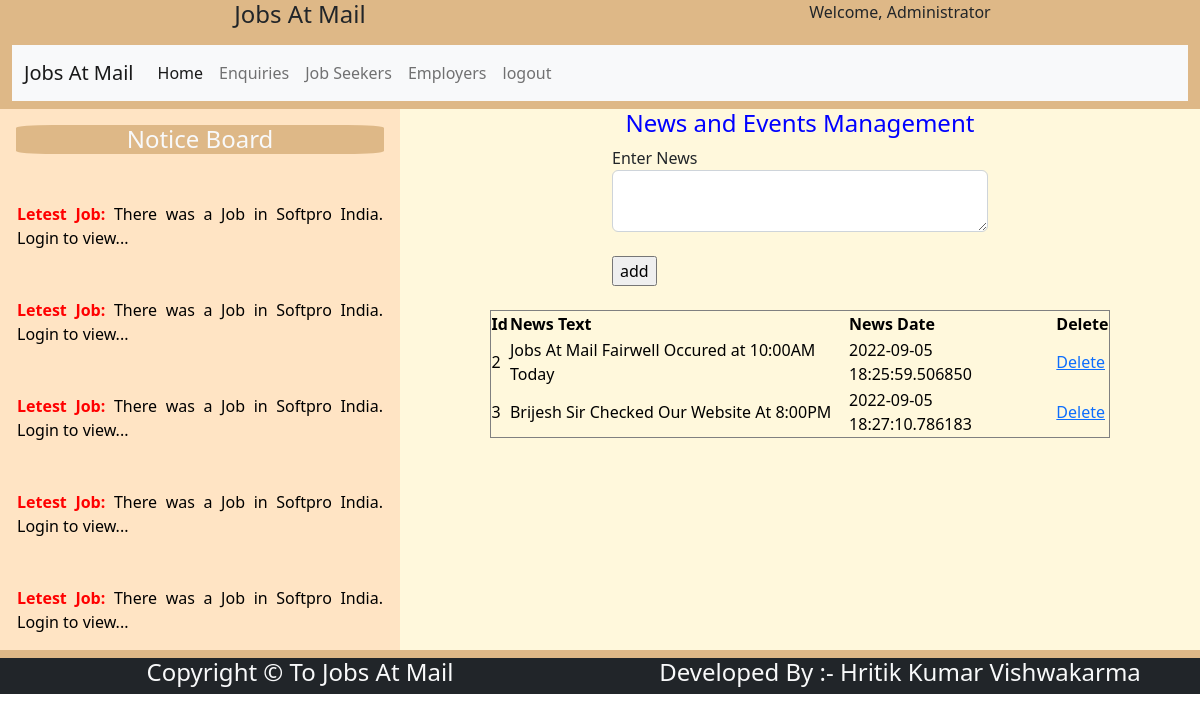
The page /adminhome/ on the database its author committed.
### jam/models.py (models this page shows)
class News(models.Model):
    newstext=models.TextField()
    newsdate=models.CharField(max_length=30)

### jam/views.py (the view)
# urls.py: path('adminhome/',views.adminhome,name='adminhome'),
def adminhome(request):
    nw=News.objects.all()
    return render(request,'adminhome.html',{'nw':nw})

### jam/templates/adminhome.html (shortened to what this page needs)
{% extends 'adminbase.html' %}
{% block body %}
    <h4 style="color:blue;text-align:center;">
        News and Events Management
    </h4>
<div class="row">
    <div class="col-sm-3">
    </div>
    <div class="col-sm-6">
        <form action="{% url 'addnews' %}" method="post">
            <div class="form-group">
                <label>Enter News</label>
                <textarea name="newstext" class="form-control"></textarea>
            </div><br/>
            <input type="submit" value="add" nameclass="btn btn-info">
        </form>
    </div>
    <div class="col-sm-3">
    </div>
</div><br/>
<div>
    <table border="1" style="color:black;width:80%;margin:0 auto;">
        <tr>
            <th>Id</th>
            <th>News Text</th>
            <th>News Date</th>
            <th>Delete</th>
        </tr>
        {% for n in nw %}
        <tr>
            <td>{{n.id}}</td>
            <td>{{n.newstext}}</td>
            <td>{{n.newsdate}}</td>
            <td>
                <a href="{% url 'deletenews' id=n.id %}">Delete</a>
            </td>
        </tr>
        {% endfor %}
    </table>
</div>
{% endblock body %}

### rows shown on the page
News: id "2", newstext "Jobs At Mail Fairwell Occured at 10:00AM Today", newsdate "2022-09-05 18:25:59.506850"
News: id "3", newstext "Brijesh Sir Checked Our Website At 8:00PM", newsdate "2022-09-05 18:27:10.786183"
